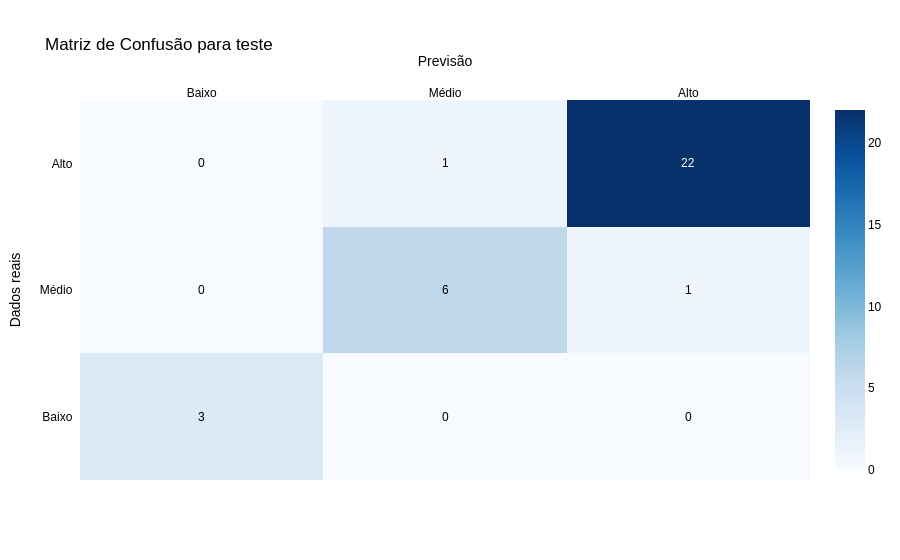

The notebook cell saved with this chart:
### Code cell
# Criando a matrix de confusão para os dados de teste
confusion_matrix_test = confusion_matrix(y_test, y_predict_test,)

# Definindo nomes de classes
class_names = ['Baixo', 'Médio', 'Alto']

# Plotando a matriz de confusão com Plotly
fig = ff.create_annotated_heatmap(
    z=confusion_matrix_test,
    x=class_names,
    y=class_names,
    colorscale='Blues',
    showscale=True
)
fig.update_layout(
    title='Matriz de Confusão para teste',
    xaxis_title='Previsão',
    yaxis_title='Dados reais',
    font=dict(
        family='Arial',
        size=12,
        color='black'
    )
)

### Figure 1 — Plotly figure (JSON) as saved in the notebook; plotly's stock layout.template omitted (floating-point values rounded to 4 significant figures)
{"data": [{"colorscale": [[0, "rgb(247,251,255)"], [0.125, "rgb(222,235,247)"], [0.25, "rgb(198,219,239)"], [0.375, "rgb(158,202,225)"], [0.5, "rgb(107,174,214)"], [0.625, "rgb(66,146,198)"], [0.75, "rgb(33,113,181)"], [0.875, "rgb(8,81,156)"], [1, "rgb(8,48,107)"]], "reversescale": false, "showscale": true, "type": "heatmap", "x": ["Baixo", "Médio", "Alto"], "y": ["Baixo", "Médio", "Alto"], "z": [[3, 0, 0], [0, 6, 1], [0, 1, 22]]}], "layout": {"annotations": [{"font": {"color": "#000000"}, "showarrow": false, "text": "3", "x": "Baixo", "xref": "x", "y": "Baixo", "yref": "y"}, {"font": {"color": "#000000"}, "showarrow": false, "text": "0", "x": "Médio", "xref": "x", "y": "Baixo", "yref": "y"}, {"font": {"color": "#000000"}, "showarrow": false, "text": "0", "x": "Alto", "xref": "x", "y": "Baixo", "yref": "y"}, {"font": {"color": "#000000"}, "showarrow": false, "text": "0", "x": "Baixo", "xref": "x", "y": "Médio", "yref": "y"}, {"font": {"color": "#000000"}, "showarrow": false, "text": "6", "x": "Médio", "xref": "x", "y": "Médio", "yref": "y"}, {"font": {"color": "#000000"}, "showarrow": false, "text": "1", "x": "Alto", "xref": "x", "y": "Médio", "yref": "y"}, {"font": {"color": "#000000"}, "showarrow": false, "text": "0", "x": "Baixo", "xref": "x", "y": "Alto", "yref": "y"}, {"font": {"color": "#000000"}, "showarrow": false, "text": "1", "x": "Médio", "xref": "x", "y": "Alto", "yref": "y"}, {"font": {"color": "#FFFFFF"}, "showarrow": false, "text": "22", "x": "Alto", "xref": "x", "y": "Alto", "yref": "y"}], "font": {"color": "black", "family": "Arial", "size": 12}, "title": {"text": "Matriz de Confusão para teste"}, "xaxis": {"dtick": 1, "gridcolor": "rgb(0, 0, 0)", "side": "top", "ticks": "", "title": {"text": "Previsão"}}, "yaxis": {"dtick": 1, "ticks": "", "ticksuffix": "  ", "title": {"text": "Dados reais"}}}}
